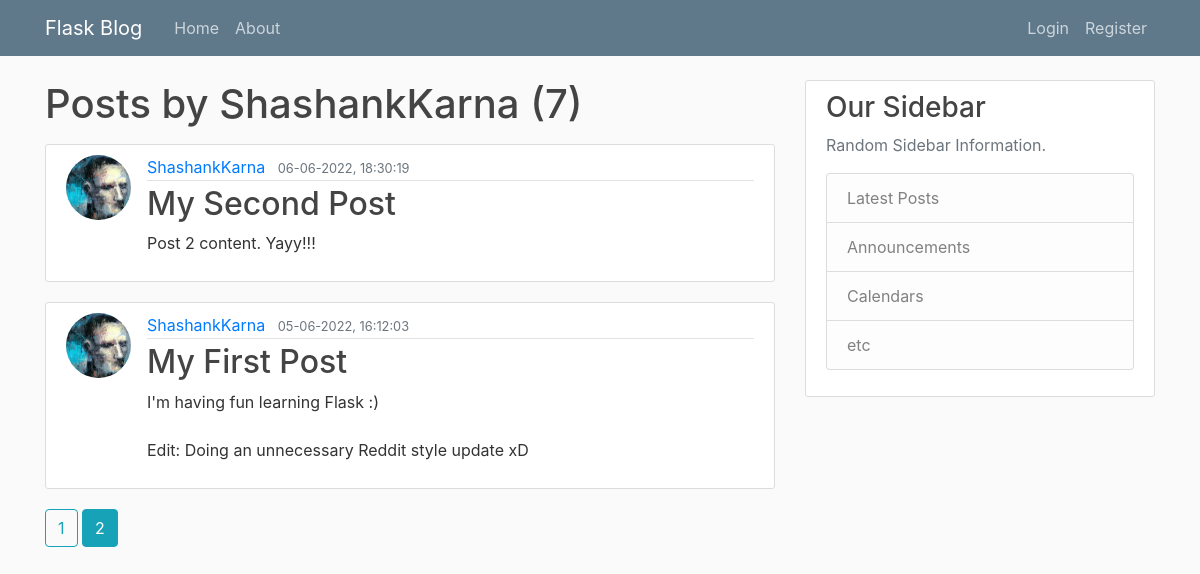
Screenshot of /user/ShashankKarna?page=2 with the database file from the repository.
### flaskblog/models.py (models this page shows, shortened)
class User(db.Model, UserMixin):
    id = db.Column(db.Integer, primary_key=True)
    username = db.Column(db.String(20), unique=True, nullable=False)
    email = db.Column(db.String(120), unique=True, nullable=False)
    image_file = db.Column(db.String(20), nullable=False, default="default.jpg")
    password = db.Column(db.String(60), nullable=False)
    posts = db.relationship("Post", backref="author", lazy=True)

class Post(db.Model):
    id = db.Column(db.Integer, primary_key=True)
    title = db.Column(db.String(100), nullable=False)
    date_posted = db.Column(db.DateTime, nullable=False, default=datetime.utcnow)
    content = db.Column(db.Text, nullable=False)
    user_id = db.Column(db.Integer, db.ForeignKey("user.id"), nullable=False)

### flaskblog/routes.py (the view)
@app.route("/user/<string:username>")
def user_posts(username):
    page = request.args.get("page", 1, type=int)
    user = User.query.filter_by(username=username).first_or_404()
    posts = (
        Post.query.filter_by(author=user)
        .order_by(Post.date_posted.desc())
        .paginate(page=page, per_page=5)
    )
    return render_template("user_posts.html", posts=posts, user=user)

### flaskblog/templates/user_posts.html
{% extends "layout.html" %}
{% block content %}
<h1 class="mb-3">Posts by {{ user.username }}  ({{ posts.total }})</h1>
{% for post in posts.items %}
<article class="media content-section">
    <img class="rounded-circle article-img" src="{{ url_for('static', filename='profile_pics/' + post.author.image_file) }}">
    <div class="media-body">
        <div class="article-metadata">
            <a class="mr-2" href="{{ url_for('user_posts', username=post.author.username) }}">{{ post.author.username }}</a>
            <small class="text-muted">{{ post.date_posted.strftime('%d-%m-%Y, %H:%M:%S') }}</small>
        </div>
        <h2><a class="article-title" href="{{ url_for('post', post_id=post.id) }}">{{ post.title }}</a></h2>
        <p class="article-content">{{ post.content }}</p>
    </div>
</article>
{% endfor %}
{% for page_num in posts.iter_pages(left_edge=1, right_edge=1, left_current=1, right_current=2) %}
    {% if page_num %}
        {% if posts.page == page_num %}
            <a class="btn btn-info mb-4" href="{{ url_for('user_posts', username=user.username, page=page_num) }}">{{ page_num }}</a>
        {% else %}
        <a class="btn btn-outline-info mb-4" href="{{ url_for('user_posts', username=user.username, page=page_num) }}">{{ page_num }}</a>
        {% endif %}
    {% else %}
    ...
    {% endif %}
{% endfor %}
{% endblock content %}

### flaskblog/static/main.css (style rules this page uses)
body { background: #fafafa; color: #333333; margin-top: 5rem; }
h1, h2, h3, h4, h5, h6 { color: #444444; }
.content-section { background: #ffffff; padding: 10px 20px; border: 1px solid #dddddd; border-radius: 3px; margin-bottom: 20px; }
.article-title { color: #444444; }
.article-content { white-space: pre-line; }
.article-img { height: 65px; width: 65px; margin-right: 16px; }
.article-metadata { padding-bottom: 1px; margin-bottom: 4px; border-bottom: 1px solid #e3e3e3 }

### rows the page displays
User: username "ShashankKarna"
Post: image_file (picture), author.username "ShashankKarna", date_posted "06-06-2022, 18:30:19", title "My Second Post", content "Post 2 content. Yayy!!!"
Post: image_file (picture), author.username "ShashankKarna", date_posted "05-06-2022, 16:12:03", title "My First Post", content "I'm having fun learning Flask :) Edit: Doing an unnecessary Reddit style update xD"

### other values shown
{{ posts.total }} "7"
{{ page_num }} "1"
{{ page_num }} "2"
